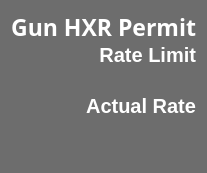
        <widget class="PyDMFrame" name="Device_GunH_Frame">
         <property name="minimumSize">
          <size>
           <width>0</width>
           <height>162</height>
          </size>
         </property>
         <property name="maximumSize">
          <size>
           <width>270</width>
           <height>300</height>
          </size>
         </property>
         <property name="toolTip">
          <string/>
         </property>
         <property name="styleSheet">
          <string notr="true">QFrame{
background-color: rgb(109, 109, 109);
border-bottom-left-radius: 15px;
border-bottom-right-radius: 15px;
border-top-left-radius: 15px;
border-top-right-radius: 15px;
}</string>
         </property>
         <property name="alarmSensitiveBorder" stdset="0">
          <bool>true</bool>
         </property>
         <property name="channel" stdset="0">
          <string>ca://IOC:BSY0:MP01:GUNHXR_RATE</string>
         </property>
         <layout class="QVBoxLayout" name="verticalLayout_17">
          <property name="spacing">
           <number>0</number>
          </property>
          <item>
           <widget class="QLabel" name="Device_GunH_Title">
            <property name="font">
             <font>
              <family>Sans Serif</family>
              <pointsize>17</pointsize>
              <weight>75</weight>
              <italic>false</italic>
              <bold>true</bold>
              <strikeout>false</strikeout>
              <kerning>true</kerning>
             </font>
            </property>
            <property name="toolTip">
             <string/>
            </property>
            <property name="styleSheet">
             <string notr="true">border: 0px;
color: rgb(255, 255, 255);</string>
            </property>
            <property name="frameShape">
             <enum>QFrame::StyledPanel</enum>
            </property>
            <property name="frameShadow">
             <enum>QFrame::Plain</enum>
            </property>
            <property name="text">
             <string>Gun HXR Permit</string>
            </property>
            <property name="alignment">
             <set>Qt::AlignRight|Qt::AlignTrailing|Qt::AlignVCenter</set>
            </property>
           </widget>
          </item>
          <item>
           <widget class="QLabel" name="Device_GunH_RL_Title">
            <property name="font">
             <font>
              <pointsize>15</pointsize>
              <weight>75</weight>
              <bold>true</bold>
             </font>
            </property>
            <property name="styleSheet">
             <string notr="true">border: 0px;
color: rgb(255, 255, 255);</string>
            </property>
            <property name="text">
             <string>Rate Limit</string>
            </property>
            <property name="alignment">
             <set>Qt::AlignRight|Qt::AlignTrailing|Qt::AlignVCenter</set>
            </property>
           </widget>
          </item>
          <item>
           <widget class="PyDMLabel" name="Device_GunH_RL_Num">
            <property name="font">
             <font>
              <family>Sans Serif</family>
              <pointsize>15</pointsize>
              <weight>75</weight>
              <italic>false</italic>
              <bold>true</bold>
             </font>
            </property>
            <property name="toolTip">
             <string/>
            </property>
            <property name="styleSheet">
             <string notr="true">border: 0px;
color: rgb(255, 255, 255);</string>
            </property>
            <property name="alignment">
             <set>Qt::AlignRight|Qt::AlignTrailing|Qt::AlignVCenter</set>
            </property>
            <property name="rules" stdset="0">
             <string>[{&quot;name&quot;: &quot;Add Hz&quot;, &quot;property&quot;: &quot;Text&quot;, &quot;initial_value&quot;: &quot;&quot;, &quot;expression&quot;: &quot;str(ch[0]) + ' Hz'&quot;, &quot;channels&quot;: [{&quot;channel&quot;: &quot;ca://IOC:BSY0:MP01:GUNHXR_MEASRATE&quot;, &quot;trigger&quot;: true, &quot;use_enum&quot;: true}]}]</string>
            </property>
            <property name="showUnits" stdset="0">
             <bool>true</bool>
            </property>
            <property name="alarmSensitiveContent" stdset="0">
             <bool>false</bool>
            </property>
            <property name="alarmSensitiveBorder" stdset="0">
             <bool>false</bool>
            </property>
            <property name="channel" stdset="0">
             <string>ca://IOC:BSY0:MP01:GUNHXR_MEASRATE</string>
            </property>
           </widget>
          </item>
          <item>
           <widget class="PyDMDrawingLine" name="Device_GunH_Line">
            <property name="maximumSize">
             <size>
              <width>16777215</width>
              <height>5</height>
             </size>
            </property>
            <property name="toolTip">
             <string/>
            </property>
            <property name="styleSheet">
             <string notr="true">background-color: rgb(136, 136, 136);
</string>
            </property>
           </widget>
          </item>
          <item>
           <widget class="QLabel" name="Device_GunH_AR_Title">
            <property name="font">
             <font>
              <pointsize>15</pointsize>
              <weight>75</weight>
              <bold>true</bold>
             </font>
            </property>
            <property name="toolTip">
             <string/>
            </property>
            <property name="styleSheet">
             <string notr="true">border: 0px;
color: rgb(255, 255, 255);</string>
            </property>
            <property name="text">
             <string>Actual Rate</string>
            </property>
            <property name="alignment">
             <set>Qt::AlignRight|Qt::AlignTrailing|Qt::AlignVCenter</set>
            </property>
           </widget>
          </item>
          <item>
           <widget class="PyDMLabel" name="Device_GunH_AR_Num">
            <property name="font">
             <font>
              <family>Sans Serif</family>
              <pointsize>24</pointsize>
              <weight>75</weight>
              <bold>true</bold>
             </font>
            </property>
            <property name="toolTip">
             <string/>
            </property>
            <property name="styleSheet">
             <string notr="true">border: 0px;</string>
            </property>
            <property name="alignment">
             <set>Qt::AlignRight|Qt::AlignTrailing|Qt::AlignVCenter</set>
            </property>
            <property name="showUnits" stdset="0">
             <bool>true</bool>
            </property>
            <property name="alarmSensitiveContent" stdset="0">
             <bool>true</bool>
            </property>
            <property name="alarmSensitiveBorder" stdset="0">
             <bool>false</bool>
            </property>
            <property name="channel" stdset="0">
             <string>ca://IOC:BSY0:MP01:GUNHXR_RATE</string>
            </property>
           </widget>
          </item>
         </layout>
        </widget>
